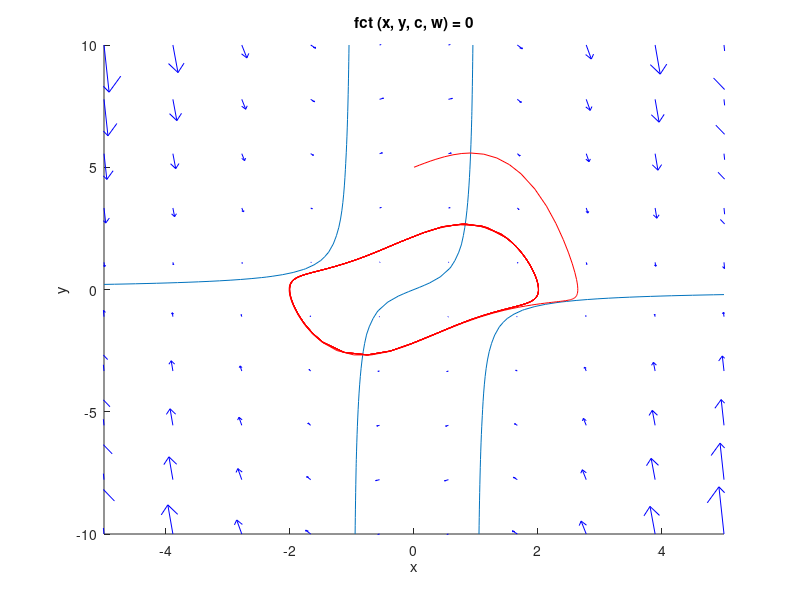
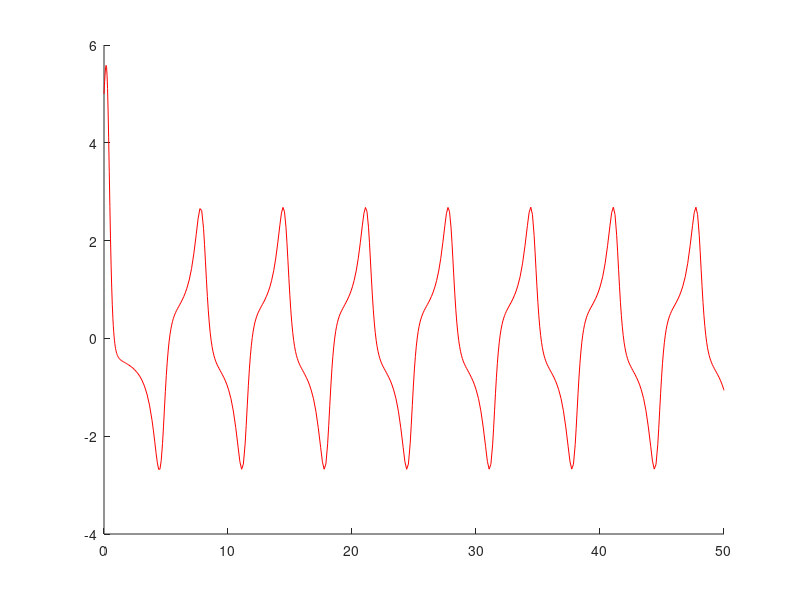

These charts were generated, in order, by the following MATLAB code:
function Paul2
% - When C equals 0, the amplitude of the oscillator depends on where you start.
% - C determine the duration of the transient towards the stabile limit cycle, i.e. higher C, quicker the state goes to the limit cycle.
% - C and w determine the frequency of the oscillation.

clc
clear all
% close all

%% Specify 'c' and 'w' values.
c=1;
w=1;

%% Specify a fixed point
x1_fp=0;x2_fp=0;

%% Specify a range of x and x_dot in the phase plane that you want to investigate.
xmin=x1_fp-5.0; % minimum x
xmax=x1_fp+5.0; % maximum x
ymin=x2_fp-10;  % minimum x_dot
ymax=x2_fp+10;  % maximum x_dot

figure(1)
hold on

%% Plot null-cline
% plotXNullCline(xmin,xmax);
plotYNullCline(xmin,xmax,ymin,ymax,c,w);

%% Plot velocity field
[X,Y] = meshgrid(linspace(xmin,xmax,10),linspace(ymin,ymax,10));
quiver(X,Y,DX(Y),DY(X,Y,c,w),'b')

%% Plot trajectory
[T,Y] = ode45(@(t,y) d_system(t,y,c,w),[0 50],[0 5]);
figure(1);hold on
plot(Y(:,1),Y(:,2),'r');

figure(2);hold on
plot(T,Y(:,2),'r');

end

function dy=d_system(t,y,c,w)
    dy=zeros(2,1);
    dy(1)=y(2);
    dy(2)=-c.*(y(1).^2-1).*y(2)-w.^2.*y(1);
end

function val=DX(Y)
    val=Y;
end
function val=DY(X,Y,c,w)
    val=-c.*(X.*X-1).*Y-w.*w.*X;
end

function plotXNullCline(xmin,xmax)
    plot(linspace(xmin,xmax,100),linspace(xmin,xmax,100).*0);
end

function plotYNullCline(xmin,xmax,ymin,ymax,c,w)
    ezplot(@(x,y) fct(x,y,c,w),[xmin,xmax,ymin,ymax]);
end

function val=fct(x,y,c,w)
    val=-c.*(x.*x-1).*y-w.*w.*x;
end

